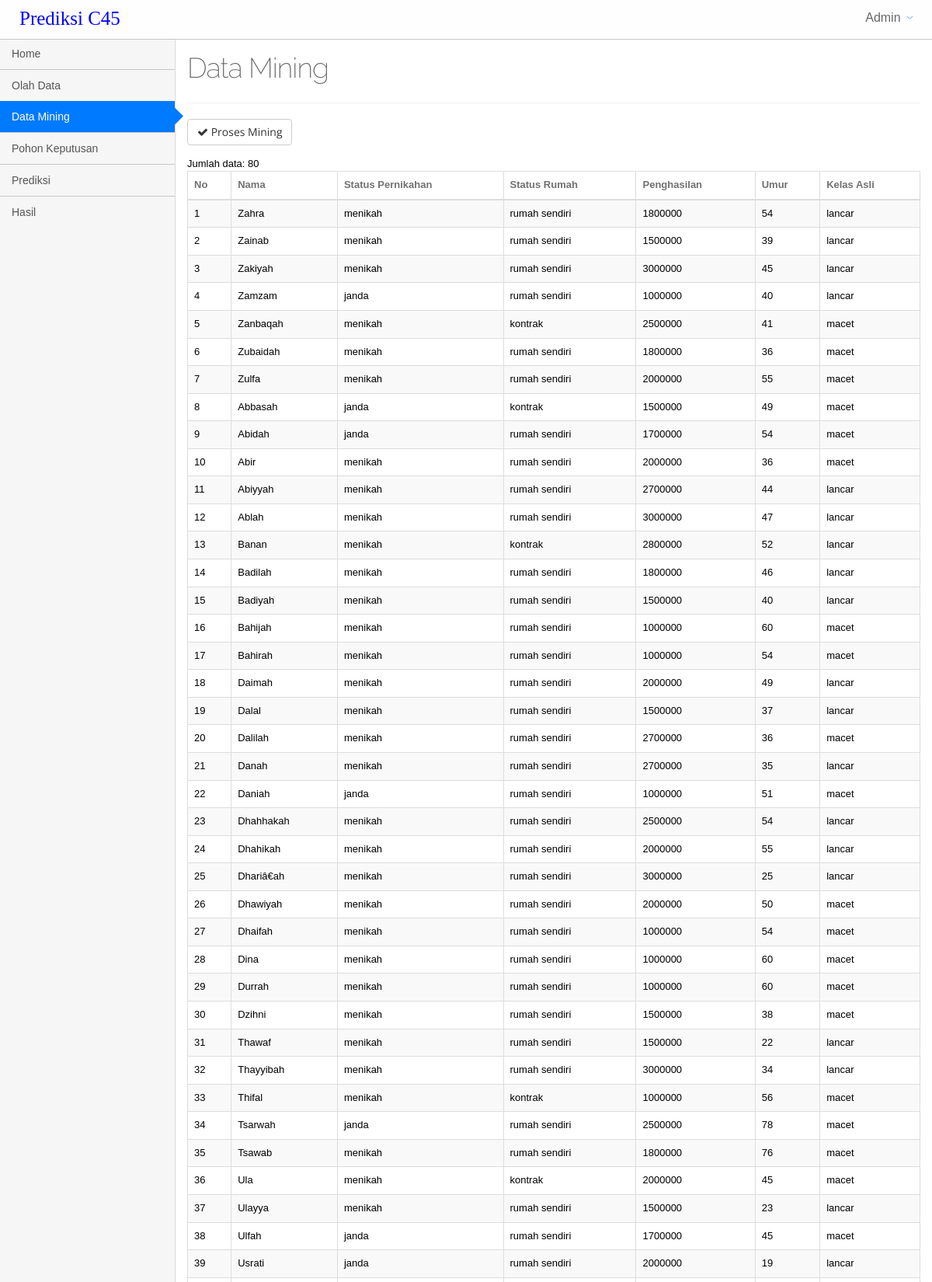
/index.php?menu=data_mining (signed in, upper part), run on the app's committed database.
### tables this page shows
CREATE TABLE `data_latih` (
  `id` int(11) NOT NULL,
  `nama` varchar(200) DEFAULT NULL,
  `status_pernikahan` varchar(100) DEFAULT NULL,
  `status_rumah` varchar(100) DEFAULT NULL,
  `penghasilan` double DEFAULT NULL,
  `umur` int(11) DEFAULT NULL,
  `kelas_asli` varchar(200) DEFAULT NULL
);

### database.php (called while the page is built, shortened)
<?php
class database {
    private $servername;
    private $user_db;
    private $password_db;
    private $database;
    private $koneksi;
    function database() {
        return $this->connect_db();
    }
    function load_conf_db() {
        $path = dirname(__FILE__) . '/koneksi.php';
        if (file_exists($path)) {
            $conf = include $path;
            $this->servername = @$conf['host'];
            $this->database = @$conf['dbname'];
            $this->user_db = @$conf['username'];
            $this->password_db = @$conf['password'];
        }
    }
    public function connect_db() {
        $this->koneksi = mysqli_connect($this->servername, $this->user_db, $this->password_db, $this->database);
        return $this->koneksi;
    }
    function db_query($sql) {
        $conn = $this->koneksi;
        return mysqli_query($conn, $sql);
    }
    function db_fetch_array($result) {
        return mysqli_fetch_array($result);
    }
    function db_num_rows($result) {
        return mysqli_num_rows($result);
    }
}
?>

### koneksi.php (called while the page is built)
<?php
return array(
    'host' => "localhost",
    'username' => "root",
    'password' => "",
    'dbname' => "koperasi_c45",
);

### data_mining.php (the view, shortened to what this page needs)
<?php
include_once "database.php";
include_once 'proses_mining.php';
$db_object = new database();
?>
<div class="content">
    <div class="main-content">
        <div class="container">
            <div class="row">
                <div class="col-sm-12">
                    <div class="page-header">
                        <h1>Data Mining </h1>
                    </div>
                </div>
            </div>
            <?php
            if (!isset($_POST['proses_mining'])) {
                $sql = "SELECT * FROM data_latih";
                $query = $db_object->db_query($sql);
                $jumlah = $db_object->db_num_rows($query);
                ?>
                <div class="row">
                    <div class="col-md-12">
                        <form method="post" enctype="multipart/form-data" action="">
                            <div class="form-group">
                                <button name="proses_mining" type="submit"  class="btn btn-default" onclick="">
                                    <i class="fa fa-check"></i> Proses Mining
                                </button>
                            </div>
                        </form>
                        <?php
                    }
                    if (!isset($_POST['proses_mining'])) {
                        echo "Jumlah data: " . $jumlah . "<br>";
                        if ($jumlah == 0) {
                            echo "Data kosong...";
                        } else {
                            ?>
                            <div class="table-responsive">
                                <table class="table table-striped table-bordered table-hover" id="sample-table-1">
                                    <thead>
                                        <tr>
                                            <th>No</th>
                                            <th>Nama</th>
                                            <th>Status Pernikahan</th>
                                            <th>Status Rumah</th>
                                            <th>Penghasilan</th>
                                            <th>Umur</th>
                                            <th>Kelas Asli</th>
                                        </tr>
                                    </thead>
                                    <tbody>
                                        <?php
                                        $no = 1;
                                        while ($row = $db_object->db_fetch_array($query)) {
                                            echo "<tr>";
                                            echo "<td>" . $no . "</td>";
                                            echo "<td>" . $row['nama'] . "</td>";
                                            echo "<td>" . $row['status_pernikahan'] . "</td>";
                                            echo "<td>" . $row['status_rumah'] . "</td>";
                                            echo "<td>" . $row['penghasilan'] . "</td>";
                                            echo "<td>" . $row['umur'] . "</td>";
                                            echo "<td>" . $row['kelas_asli'] . "</td>";
                                            echo "</tr>";
                                            $no++;
                                        }
                                        ?>
                                    </tbody>
                                </table>
                            </div>
                            <?php
                        }
                    }
                    ?>
                </div>
            </div>
        </div>
    </div>
</div>

### assets/css/main-responsive.css (style rules this page uses)
@media (min-width: 768px) { .main-content { margin-left: 225px; } }
@media (min-width: 768px) { .main-content > .container { min-height: 760px; } }

### assets/css/theme_light.css (style rules this page uses)
body, .main-container, .footer, .main-navigation, ul.main-navigation-menu > li > ul.sub-menu, .navigation-small ul.main-navigation-menu > li > ul.sub-menu { background-color: #F6F6F6 !important; }
.main-content .container { border-left: 1px solid #D9D9D9; border-bottom: 1px solid #D9D9D9; }

### assets/css/print.css (style rules this page uses)
.page-header { display: none; }
.main-content .container { min-height: auto !important; border: none !important; }

### data on the page
data_latih: nama "Zahra", status_pernikahan "menikah", status_rumah "rumah sendiri", penghasilan "1800000", umur "54", kelas_asli "lancar"
data_latih: nama "Zainab", status_pernikahan "menikah", status_rumah "rumah sendiri", penghasilan "1500000", umur "39", kelas_asli "lancar"
data_latih: nama "Zakiyah", status_pernikahan "menikah", status_rumah "rumah sendiri", penghasilan "3000000", umur "45", kelas_asli "lancar"
data_latih: nama "Zamzam", status_pernikahan "janda", status_rumah "rumah sendiri", penghasilan "1000000", umur "40", kelas_asli "lancar"
data_latih: nama "Zanbaqah", status_pernikahan "menikah", status_rumah "kontrak", penghasilan "2500000", umur "41", kelas_asli "macet"
data_latih: nama "Zubaidah", status_pernikahan "menikah", status_rumah "rumah sendiri", penghasilan "1800000", umur "36", kelas_asli "macet"
data_latih: nama "Zulfa", status_pernikahan "menikah", status_rumah "rumah sendiri", penghasilan "2000000", umur "55", kelas_asli "macet"
data_latih: nama "Abbasah", status_pernikahan "janda", status_rumah "kontrak", penghasilan "1500000", umur "49", kelas_asli "macet"
data_latih: nama "Abidah", status_pernikahan "janda", status_rumah "rumah sendiri", penghasilan "1700000", umur "54", kelas_asli "macet"
data_latih: nama "Abir", status_pernikahan "menikah", status_rumah "rumah sendiri", penghasilan "2000000", umur "36", kelas_asli "macet"
data_latih: nama "Abiyyah", status_pernikahan "menikah", status_rumah "rumah sendiri", penghasilan "2700000", umur "44", kelas_asli "lancar"
data_latih: nama "Ablah", status_pernikahan "menikah", status_rumah "rumah sendiri", penghasilan "3000000", umur "47", kelas_asli "lancar"
data_latih: nama "Banan", status_pernikahan "menikah", status_rumah "kontrak", penghasilan "2800000", umur "52", kelas_asli "lancar"
data_latih: nama "Badilah", status_pernikahan "menikah", status_rumah "rumah sendiri", penghasilan "1800000", umur "46", kelas_asli "lancar"
data_latih: nama "Badiyah", status_pernikahan "menikah", status_rumah "rumah sendiri", penghasilan "1500000", umur "40", kelas_asli "lancar"
data_latih: nama "Bahijah", status_pernikahan "menikah", status_rumah "rumah sendiri", penghasilan "1000000", umur "60", kelas_asli "macet"
data_latih: nama "Bahirah", status_pernikahan "menikah", status_rumah "rumah sendiri", penghasilan "1000000", umur "54", kelas_asli "macet"
data_latih: nama "Daimah", status_pernikahan "menikah", status_rumah "rumah sendiri", penghasilan "2000000", umur "49", kelas_asli "lancar"
data_latih: nama "Dalal", status_pernikahan "menikah", status_rumah "rumah sendiri", penghasilan "1500000", umur "37", kelas_asli "lancar"
data_latih: nama "Dalilah", status_pernikahan "menikah", status_rumah "rumah sendiri", penghasilan "2700000", umur "36", kelas_asli "macet"
data_latih: nama "Danah", status_pernikahan "menikah", status_rumah "rumah sendiri", penghasilan "2700000", umur "35", kelas_asli "lancar"
data_latih: nama "Daniah", status_pernikahan "janda", status_rumah "rumah sendiri", penghasilan "1000000", umur "51", kelas_asli "macet"
data_latih: nama "Dhahhakah", status_pernikahan "menikah", status_rumah "rumah sendiri", penghasilan "2500000", umur "54", kelas_asli "lancar"
data_latih: nama "Dhahikah", status_pernikahan "menikah", status_rumah "rumah sendiri", penghasilan "2000000", umur "55", kelas_asli "lancar"
data_latih: nama "Dhariâ€ah", status_pernikahan "menikah", status_rumah "rumah sendiri", penghasilan "3000000", umur "25", kelas_asli "lancar"
data_latih: nama "Dhawiyah", status_pernikahan "menikah", status_rumah "rumah sendiri", penghasilan "2000000", umur "50", kelas_asli "macet"
data_latih: nama "Dhaifah", status_pernikahan "menikah", status_rumah "rumah sendiri", penghasilan "1000000", umur "54", kelas_asli "macet"
data_latih: nama "Dina", status_pernikahan "menikah", status_rumah "rumah sendiri", penghasilan "1000000", umur "60", kelas_asli "macet"
data_latih: nama "Durrah", status_pernikahan "menikah", status_rumah "rumah sendiri", penghasilan "1000000", umur "60", kelas_asli "macet"
data_latih: nama "Dzihni", status_pernikahan "menikah", status_rumah "rumah sendiri", penghasilan "1500000", umur "38", kelas_asli "macet"
data_latih: nama "Thawaf", status_pernikahan "menikah", status_rumah "rumah sendiri", penghasilan "1500000", umur "22", kelas_asli "lancar"
data_latih: nama "Thayyibah", status_pernikahan "menikah", status_rumah "rumah sendiri", penghasilan "3000000", umur "34", kelas_asli "lancar"
data_latih: nama "Thifal", status_pernikahan "menikah", status_rumah "kontrak", penghasilan "1000000", umur "56", kelas_asli "macet"
data_latih: nama "Tsarwah", status_pernikahan "janda", status_rumah "rumah sendiri", penghasilan "2500000", umur "78", kelas_asli "macet"
data_latih: nama "Tsawab", status_pernikahan "menikah", status_rumah "rumah sendiri", penghasilan "1800000", umur "76", kelas_asli "macet"
data_latih: nama "Ula", status_pernikahan "menikah", status_rumah "kontrak", penghasilan "2000000", umur "45", kelas_asli "macet"
data_latih: nama "Ulayya", status_pernikahan "menikah", status_rumah "rumah sendiri", penghasilan "1500000", umur "23", kelas_asli "lancar"
data_latih: nama "Ulfah", status_pernikahan "janda", status_rumah "rumah sendiri", penghasilan "1700000", umur "45", kelas_asli "macet"
data_latih: nama "Usrati", status_pernikahan "janda", status_rumah "rumah sendiri", penghasilan "2000000", umur "19", kelas_asli "lancar"

### other printed values
$_SESSION['koperasi_c45_nama'] "Admin"
$jumlah "80"
